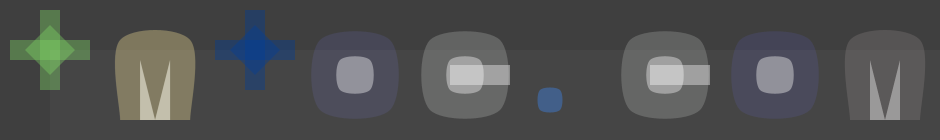
Frame 1 (no input)
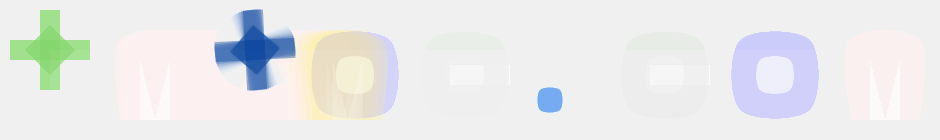
Frame 60 (the mouse pressed at the canvas centre just before this capture)
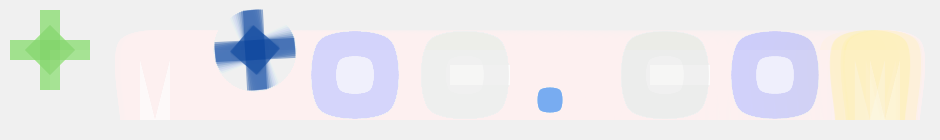
Frame 120 (the mouse held since frame 60 and released just before this capture)

The Processing sketch that drew these frames (run headless with seeded random() and noise(); from frame 60 on, the mouse is pressed at the canvas centre):

// Processing sketch: processing_52968
// ── processing_52968.pde

float X, Speed, Acc, Angle, FRICTION;

void setup(){
  
  size(940, 140);
  colorMode(HSB, 360, 100, 100);
  background(0);
  frameRate(30);
  
  X = 0;
  Speed = 1;
  Acc = 1.02;
  Angle = 0;
  FRICTION = 0.9;
}

void draw(){

  draw_m(120);
  draw_o(320);
  draw_c(430);
  draw_dot(540);
  draw_c(630);
  draw_o(740);
  draw_m(850);
  
  draw_m_t(120);
  
  draw_t(50, 50);
  draw_t_r(205, 0);
}

void draw_t(int x, int y){
  fadeToWhite();

  noStroke();
  rectMode(CENTER);
  
  //T
  int mo = month();
  int h = hour();
  int m = minute();
  translate(x, y);

  fill(m + 55, h + 50, 95 - mo, 100);
  rect(0, 0, 20, 80);
  
  fill(m + 55, h + 50, 95 - mo, 100);
  rect(0, 0, 80, 20);

  fill(m + 55, h + 50, 95 - mo, 100);
  beginShape();
  vertex(0, 0 + 25 - 50);
  vertex(0 - 25, 0 + 50 - 50);
  vertex(0, 0 + 75 - 50);
  vertex(0 + 25, 0 + 50 - 50);
  endShape(CLOSE);
  
}

void draw_t_r(int x, int y){
  fadeToWhite();

  noStroke();
  rectMode(CENTER);
  
  //T
  translate(x, y);
  
  rotate(radians(Angle)); 

  fill(216, 100, 60, 100);
  rect(0, 0, 20, 80);
  
  fill(216, 100, 60, 100);
  rect(0, 0, 80, 20);

  fill(216, 100, 60, 100);
  beginShape();
  vertex(0, 0 + 25 - 50);
  vertex(0 - 25, 0 + 50 - 50);
  vertex(0, 0 + 75 - 50);
  vertex(0 + 25, 0 + 50 - 50);
  endShape(CLOSE);
  
  Angle += 3;
  
}

void draw_m(int y){
  fadeToWhite();
  
  noStroke();
  
  //M
  int mo = month();
  int h = hour();
  int m = minute();
  fill(mo * 30, h * 3, m * 3, 30);
  smooth();
  beginShape();
  curveVertex(y, 120);
  curveVertex(y, 120);
  curveVertex(y, 40);
  curveVertex(y+70, 40);
  curveVertex(y+70, 120);
  curveVertex(y+70, 120);
  vertex(y+70, 120);
  vertex(y, 120);
  endShape(CLOSE);
  
  fill(0, 0, 99, 100);
  beginShape(TRIANGLES);
  vertex(y+20, 120);
  vertex(y+20, 60);
  vertex(y+35, 120);
  vertex(y+35, 120);
  vertex(y+50, 60);
  vertex(y+50, 120);
  endShape(CLOSE);
}

void draw_m_t(int y){
  fadeToWhite();
  
  Speed = Speed + Acc;
  X = X + 0.1 * Speed;
  noStroke();
  
  bounce(740);
  
  //M
  int d = day();
  int h = hour();
  int m = minute();
  fill(d * 10, h + 50, m + 95, 60);
  smooth();
  beginShape();
  curveVertex(X+y, 120);
  curveVertex(X+y, 120);
  curveVertex(X+y, 40);
  curveVertex(X+y+70, 40);
  curveVertex(X+y+70, 120);
  curveVertex(X+y+70, 120);
  vertex(X+y+70, 120);
  vertex(X+y, 120);
  endShape(CLOSE);
  
  fill(0, 0, 99, 60);
  beginShape(TRIANGLES);
  vertex(X+y+20, 120);
  vertex(X+y+20, 60);
  vertex(X+y+35, 120);
  vertex(X+y+35, 120);
  vertex(X+y+50, 60);
  vertex(X+y+50, 120);
  endShape(CLOSE);
}

void draw_o(int y){
  fadeToWhite();
  
  noStroke();
  
  //O
  int mo = month();
  int h = hour();
  int m = minute();
  fill(mo * 20, h + 60, m + 50, 30);
  smooth();
  beginShape();
  curveVertex(y, 40);
  curveVertex(y+70, 40);
  curveVertex(y+70, 110);
  curveVertex(y, 110);
  curveVertex(y, 40);
  curveVertex(y+70, 40);
  curveVertex(y+70, 110);
  endShape();
  
  fill(0, 0, 99, 100);
  smooth();
  beginShape();
  curveVertex(y+20, 60);
  curveVertex(y+50, 60);
  curveVertex(y+50, 90);
  curveVertex(y+20, 90);
  curveVertex(y+20, 60);
  curveVertex(y+50, 60);
  curveVertex(y+50, 90);
  endShape();
}

void draw_c(int y){
  fadeToWhite();
  
  noStroke();
  
  //C
  int mo = month();
  int h = hour();
  int m = minute();
  fill(mo * 10, h, m + 30, 60);
  smooth();
  beginShape();
  curveVertex(y, 40);
  curveVertex(y+70, 40);
  curveVertex(y+70, 110);
  curveVertex(y, 110);
  curveVertex(y, 40);
  curveVertex(y+70, 40);
  curveVertex(y+70, 110);
  endShape();
  
  fill(0, 0, 99, 100);
  smooth();
  beginShape();
  curveVertex(y+20, 60);
  curveVertex(y+50, 60);
  curveVertex(y+50, 90);
  curveVertex(y+20, 90);
  curveVertex(y+20, 60);
  curveVertex(y+50, 60);
  curveVertex(y+50, 90);
  endShape();
  
  fill(0, 0, 99, 100);
  rectMode(CENTER);
  rect(y+50, 75, 60, 20);
}

void draw_dot(int y){
  fadeToWhite();
  
  noStroke();
  
  //.
  int m = minute();
  fill(216, 40 + m, 95, 100);
  smooth();
  beginShape();
  curveVertex(y, 90);
  curveVertex(y+20, 90);
  curveVertex(y+20, 110);
  curveVertex(y, 110);
  curveVertex(y, 90);
  curveVertex(y+20, 90);
  curveVertex(y+20, 110);
  endShape();
}

void fadeToWhite(){
  noStroke();
  fill(359, 8);
  rectMode(CORNER);
  rect(0, 0, width, height);
}

void bounce(int y){
  float bounceMinX = 0;
  float bounceMaxX = y - 7;
  
  if(X < bounceMinX || X > bounceMaxX){
    Speed = -Speed * FRICTION;
    if(X < bounceMinX)
      X = bounceMinX - (X - bounceMinX);
    if(X > bounceMaxX)
      X = bounceMaxX - (X - bounceMaxX);
  }
}
